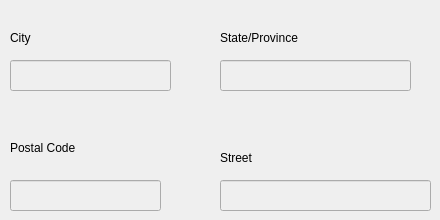
     <widget class="QWidget" name="tab_2">
      <attribute name="title">
       <string>Address Information</string>
      </attribute>
      <widget class="QLineEdit" name="City_LE">
       <property name="enabled">
        <bool>false</bool>
       </property>
       <property name="geometry">
        <rect>
         <x>10</x>
         <y>60</y>
         <width>161</width>
         <height>31</height>
        </rect>
       </property>
      </widget>
      <widget class="QLabel" name="City_LA">
       <property name="geometry">
        <rect>
         <x>10</x>
         <y>30</y>
         <width>81</width>
         <height>16</height>
        </rect>
       </property>
       <property name="text">
        <string>City</string>
       </property>
      </widget>
      <widget class="QLabel" name="State_LA">
       <property name="geometry">
        <rect>
         <x>220</x>
         <y>30</y>
         <width>111</width>
         <height>16</height>
        </rect>
       </property>
       <property name="text">
        <string>State/Province</string>
       </property>
      </widget>
      <widget class="QLineEdit" name="State_LE">
       <property name="enabled">
        <bool>false</bool>
       </property>
       <property name="geometry">
        <rect>
         <x>220</x>
         <y>60</y>
         <width>191</width>
         <height>31</height>
        </rect>
       </property>
      </widget>
      <widget class="QLabel" name="PostalCode_LA">
       <property name="geometry">
        <rect>
         <x>10</x>
         <y>140</y>
         <width>101</width>
         <height>16</height>
        </rect>
       </property>
       <property name="text">
        <string>Postal Code</string>
       </property>
      </widget>
      <widget class="QLineEdit" name="PostalCode_LE">
       <property name="enabled">
        <bool>false</bool>
       </property>
       <property name="geometry">
        <rect>
         <x>10</x>
         <y>180</y>
         <width>151</width>
         <height>31</height>
        </rect>
       </property>
      </widget>
      <widget class="QLabel" name="Street_LA">
       <property name="geometry">
        <rect>
         <x>220</x>
         <y>150</y>
         <width>81</width>
         <height>16</height>
        </rect>
       </property>
       <property name="text">
        <string>Street</string>
       </property>
      </widget>
      <widget class="QLineEdit" name="Street_LE">
       <property name="enabled">
        <bool>false</bool>
       </property>
       <property name="geometry">
        <rect>
         <x>220</x>
         <y>180</y>
         <width>211</width>
         <height>31</height>
        </rect>
       </property>
      </widget>
     </widget>
